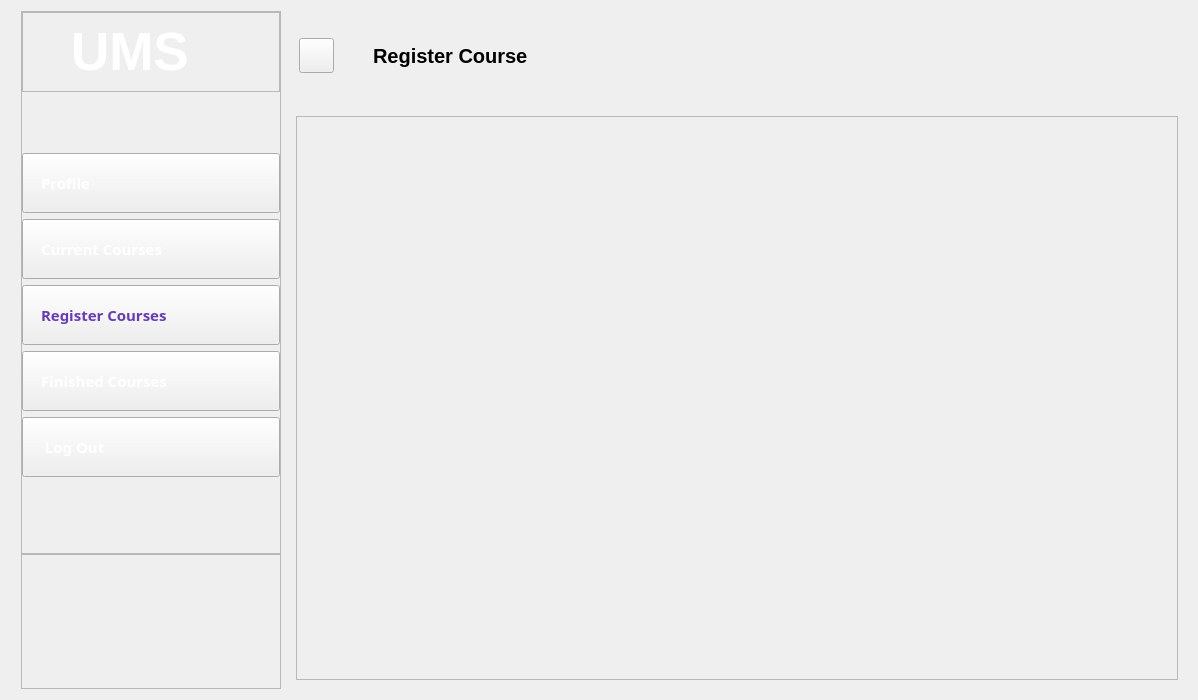
<?xml version="1.0" encoding="UTF-8"?>
<ui version="4.0">
 <class>courses</class>
 <widget class="QDialog" name="courses">
  <property name="geometry">
   <rect>
    <x>0</x>
    <y>0</y>
    <width>1198</width>
    <height>700</height>
   </rect>
  </property>
  <property name="minimumSize">
   <size>
    <width>1198</width>
    <height>700</height>
   </size>
  </property>
  <property name="maximumSize">
   <size>
    <width>1198</width>
    <height>700</height>
   </size>
  </property>
  <property name="windowTitle">
   <string>Dialog</string>
  </property>
  <property name="styleSheet">
   <string notr="true">border-image: url(white.png);</string>
  </property>
  <layout class="QHBoxLayout" name="horizontalLayout">
   <item>
    <widget class="QWidget" name="leftMenu" native="true">
     <property name="minimumSize">
      <size>
       <width>270</width>
       <height>0</height>
      </size>
     </property>
     <property name="maximumSize">
      <size>
       <width>270</width>
       <height>16777215</height>
      </size>
     </property>
     <property name="styleSheet">
      <string notr="true">border-image:url(&quot;22.png&quot;);</string>
     </property>
     <layout class="QVBoxLayout" name="verticalLayout_17">
      <property name="leftMargin">
       <number>10</number>
      </property>
      <property name="topMargin">
       <number>0</number>
      </property>
      <property name="rightMargin">
       <number>0</number>
      </property>
      <property name="bottomMargin">
       <number>0</number>
      </property>
      <item>
       <widget class="QFrame" name="frame_13">
        <property name="frameShape">
         <enum>QFrame::StyledPanel</enum>
        </property>
        <property name="frameShadow">
         <enum>QFrame::Raised</enum>
        </property>
        <layout class="QVBoxLayout" name="verticalLayout_18">
         <property name="leftMargin">
          <number>0</number>
         </property>
         <property name="topMargin">
          <number>0</number>
         </property>
         <property name="rightMargin">
          <number>0</number>
         </property>
         <property name="bottomMargin">
          <number>0</number>
         </property>
         <item alignment="Qt::AlignTop">
          <widget class="QFrame" name="frame_14">
           <property name="styleSheet">
            <string notr="true"/>
           </property>
           <property name="frameShape">
            <enum>QFrame::StyledPanel</enum>
           </property>
           <property name="frameShadow">
            <enum>QFrame::Raised</enum>
           </property>
           <layout class="QHBoxLayout" name="horizontalLayout_13">
            <item alignment="Qt::AlignHCenter|Qt::AlignTop">
             <widget class="QLabel" name="label_8">
              <property name="font">
               <font>
                <family>Tahoma</family>
                <pointsize>40</pointsize>
                <italic>false</italic>
                <bold>true</bold>
               </font>
              </property>
              <property name="styleSheet">
               <string notr="true">COLOR:rgb(255, 255, 255);
font: 700 40pt &quot;Tahoma&quot;;</string>
              </property>
              <property name="text">
               <string>UMS</string>
              </property>
             </widget>
            </item>
            <item>
             <widget class="QPushButton" name="pushButton_26">
              <property name="maximumSize">
               <size>
                <width>35</width>
                <height>35</height>
               </size>
              </property>
              <property name="cursor">
               <cursorShape>PointingHandCursor</cursorShape>
              </property>
              <property name="styleSheet">
               <string notr="true">border-image:url(close.png);
border-radius:17px;</string>
              </property>
              <property name="text">
               <string/>
              </property>
              <property name="iconSize">
               <size>
                <width>20</width>
                <height>20</height>
               </size>
              </property>
             </widget>
            </item>
           </layout>
          </widget>
         </item>
         <item>
          <widget class="QPushButton" name="pushButton_31">
           <property name="font">
            <font>
             <family>Arial Black</family>
             <pointsize>11</pointsize>
             <italic>false</italic>
             <bold>true</bold>
            </font>
           </property>
           <property name="cursor">
            <cursorShape>PointingHandCursor</cursorShape>
           </property>
           <property name="styleSheet">
            <string notr="true">*{padding:18px;
text-align:left;
font: 900 11pt &quot;Arial Black&quot;;
color:rgb(255, 255, 255);
}

#pushButton_31::hover{
border-image: url(white.png);
color:rgb(103,58,183);
}</string>
           </property>
           <property name="text">
            <string>Profile</string>
           </property>
          </widget>
         </item>
         <item>
          <widget class="QPushButton" name="pushButton_28">
           <property name="font">
            <font>
             <family>Arial Black</family>
             <pointsize>11</pointsize>
             <italic>false</italic>
             <bold>true</bold>
            </font>
           </property>
           <property name="cursor">
            <cursorShape>PointingHandCursor</cursorShape>
           </property>
           <property name="styleSheet">
            <string notr="true">*{padding:18px;
text-align:left;
font: 900 11pt &quot;Arial Black&quot;;
color:rgb(255, 255, 255);
}

#pushButton_28::hover{
border-image: url(white.png);
color:rgb(103,58,183);
}</string>
           </property>
           <property name="text">
            <string>Current Courses</string>
           </property>
          </widget>
         </item>
         <item>
          <widget class="QPushButton" name="pushButton_29">
           <property name="font">
            <font>
             <family>Arial Black</family>
             <pointsize>11</pointsize>
             <italic>false</italic>
             <bold>true</bold>
            </font>
           </property>
           <property name="cursor">
            <cursorShape>PointingHandCursor</cursorShape>
           </property>
           <property name="styleSheet">
            <string notr="true">border-image: url(white.png);
padding:18px;
font: 900 11pt &quot;Arial Black&quot;;
text-align:left;
color:rgb(103,58,183);</string>
           </property>
           <property name="text">
            <string>Register Courses</string>
           </property>
          </widget>
         </item>
         <item>
          <widget class="QPushButton" name="pushButton_30">
           <property name="font">
            <font>
             <family>Arial Black</family>
             <pointsize>11</pointsize>
             <italic>false</italic>
             <bold>true</bold>
            </font>
           </property>
           <property name="cursor">
            <cursorShape>PointingHandCursor</cursorShape>
           </property>
           <property name="styleSheet">
            <string notr="true">*{padding:18px;
text-align:left;
font: 900 11pt &quot;Arial Black&quot;;
color:rgb(255, 255, 255);
}

#pushButton_30::hover{
border-image: url(white.png);
color:rgb(103,58,183);
}</string>
           </property>
           <property name="text">
            <string>Finished Courses</string>
           </property>
          </widget>
         </item>
         <item>
          <widget class="QPushButton" name="pushButton_32">
           <property name="font">
            <font>
             <family>Arial Black</family>
             <pointsize>11</pointsize>
             <italic>false</italic>
             <bold>true</bold>
            </font>
           </property>
           <property name="cursor">
            <cursorShape>PointingHandCursor</cursorShape>
           </property>
           <property name="styleSheet">
            <string notr="true">*{padding:18px;
text-align:left;
font: 900 11pt &quot;Arial Black&quot;;
color:rgb(255, 255, 255);
}

#pushButton_32::hover{
border-image: url(white.png);
color:rgb(103,58,183);
}</string>
           </property>
           <property name="text">
            <string> Log Out</string>
           </property>
          </widget>
         </item>
         <item>
          <spacer name="verticalSpacer_2">
           <property name="orientation">
            <enum>Qt::Vertical</enum>
           </property>
           <property name="sizeType">
            <enum>QSizePolicy::Fixed</enum>
           </property>
           <property name="sizeHint" stdset="0">
            <size>
             <width>20</width>
             <height>70</height>
            </size>
           </property>
          </spacer>
         </item>
         <item alignment="Qt::AlignTop">
          <widget class="QFrame" name="frame_15">
           <property name="sizePolicy">
            <sizepolicy hsizetype="Preferred" vsizetype="Expanding">
             <horstretch>0</horstretch>
             <verstretch>0</verstretch>
            </sizepolicy>
           </property>
           <property name="frameShape">
            <enum>QFrame::StyledPanel</enum>
           </property>
           <property name="frameShadow">
            <enum>QFrame::Raised</enum>
           </property>
           <layout class="QVBoxLayout" name="verticalLayout_19">
            <property name="spacing">
             <number>9</number>
            </property>
            <property name="leftMargin">
             <number>0</number>
            </property>
            <property name="topMargin">
             <number>0</number>
            </property>
            <property name="rightMargin">
             <number>0</number>
            </property>
            <property name="bottomMargin">
             <number>0</number>
            </property>
           </layout>
          </widget>
         </item>
        </layout>
       </widget>
      </item>
     </layout>
    </widget>
   </item>
   <item>
    <widget class="QWidget" name="mainBody" native="true">
     <property name="minimumSize">
      <size>
       <width>0</width>
       <height>0</height>
      </size>
     </property>
     <property name="styleSheet">
      <string notr="true"/>
     </property>
     <layout class="QVBoxLayout" name="verticalLayout_16">
      <property name="leftMargin">
       <number>0</number>
      </property>
      <property name="topMargin">
       <number>0</number>
      </property>
      <property name="rightMargin">
       <number>0</number>
      </property>
      <property name="bottomMargin">
       <number>0</number>
      </property>
      <item>
       <widget class="QWidget" name="HeaderFrame_4" native="true">
        <property name="minimumSize">
         <size>
          <width>0</width>
          <height>90</height>
         </size>
        </property>
        <property name="maximumSize">
         <size>
          <width>16777215</width>
          <height>90</height>
         </size>
        </property>
        <layout class="QHBoxLayout" name="horizontalLayout_11">
         <property name="leftMargin">
          <number>0</number>
         </property>
         <property name="topMargin">
          <number>0</number>
         </property>
         <property name="rightMargin">
          <number>0</number>
         </property>
         <property name="bottomMargin">
          <number>0</number>
         </property>
         <item>
          <widget class="QWidget" name="widget_7" native="true">
           <property name="maximumSize">
            <size>
             <width>80</width>
             <height>16777215</height>
            </size>
           </property>
           <layout class="QHBoxLayout" name="horizontalLayout_12">
            <property name="spacing">
             <number>0</number>
            </property>
            <property name="leftMargin">
             <number>0</number>
            </property>
            <property name="topMargin">
             <number>0</number>
            </property>
            <property name="rightMargin">
             <number>20</number>
            </property>
            <property name="bottomMargin">
             <number>0</number>
            </property>
            <item>
             <widget class="QPushButton" name="pushButton_25">
              <property name="minimumSize">
               <size>
                <width>10</width>
                <height>20</height>
               </size>
              </property>
              <property name="maximumSize">
               <size>
                <width>35</width>
                <height>35</height>
               </size>
              </property>
              <property name="cursor">
               <cursorShape>PointingHandCursor</cursorShape>
              </property>
              <property name="styleSheet">
               <string notr="true">border-image:url(menubutton.jpg);</string>
              </property>
              <property name="text">
               <string/>
              </property>
             </widget>
            </item>
           </layout>
          </widget>
         </item>
         <item>
          <widget class="QLabel" name="label_2">
           <property name="font">
            <font>
             <family>Segoe UI</family>
             <pointsize>15</pointsize>
             <italic>false</italic>
             <bold>true</bold>
            </font>
           </property>
           <property name="styleSheet">
            <string notr="true">*{
	font: 700 15pt &quot;Segoe UI&quot;;
color: rgb(0, 0, 0);
}</string>
           </property>
           <property name="text">
            <string>Register Course</string>
           </property>
          </widget>
         </item>
         <item>
          <widget class="QWidget" name="widget_8" native="true"/>
         </item>
        </layout>
       </widget>
      </item>
      <item>
       <widget class="QWidget" name="mainFrame_4" native="true">
        <property name="font">
         <font>
          <italic>true</italic>
         </font>
        </property>
        <property name="styleSheet">
         <string notr="true">border-image: url(white.png);</string>
        </property>
        <layout class="QVBoxLayout" name="verticalLayout">
         <item>
          <widget class="QScrollArea" name="scrollArea">
           <property name="widgetResizable">
            <bool>true</bool>
           </property>
           <widget class="QWidget" name="scrollAreaWidgetContents">
            <property name="geometry">
             <rect>
              <x>0</x>
              <y>0</y>
              <width>884</width>
              <height>566</height>
             </rect>
            </property>
            <layout class="QVBoxLayout" name="verticalLayout_2">
             <property name="leftMargin">
              <number>11</number>
             </property>
             <property name="topMargin">
              <number>11</number>
             </property>
             <property name="rightMargin">
              <number>11</number>
             </property>
             <property name="bottomMargin">
              <number>11</number>
             </property>
             <item>
              <spacer name="verticalSpacer">
               <property name="orientation">
                <enum>Qt::Vertical</enum>
               </property>
               <property name="sizeHint" stdset="0">
                <size>
                 <width>20</width>
                 <height>40</height>
                </size>
               </property>
              </spacer>
             </item>
            </layout>
           </widget>
          </widget>
         </item>
        </layout>
       </widget>
      </item>
     </layout>
    </widget>
   </item>
  </layout>
 </widget>
 <resources/>
 <connections/>
</ui>
